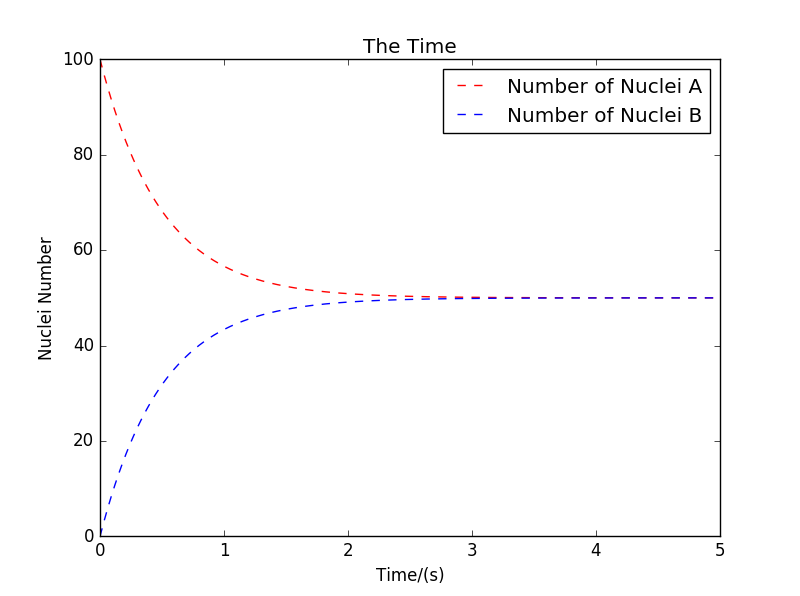

The script that drew this image:
import matplotlib.pylab as plt

N_Aall=[]
N_Ball=[]
t=[]
N_Aall.append(100.0)
N_Ball.append(0.0)
t.append(0.0)
T=1
dt=0.01
endtime=5.0
for i in range(int(endtime/dt)):
    equ1=N_Aall[-1]+(N_Ball[-1]-N_Aall[-1])/T*dt
    equ2=N_Ball[-1]+(N_Aall[-1]-N_Ball[-1])/T*dt
    N_Aall.append(equ1);N_Ball.append(equ2)
    t.append(dt*(i+1))



line1,=plt.plot(t,N_Aall,'r--')
line2,=plt.plot(t,N_Ball,'b--')
plt.xlabel('Time/(s)')
plt.ylabel('Nuclei Number')
plt.legend((line1,line2),('Number of Nuclei A','Number of Nuclei B'))
plt.title('The Time')
